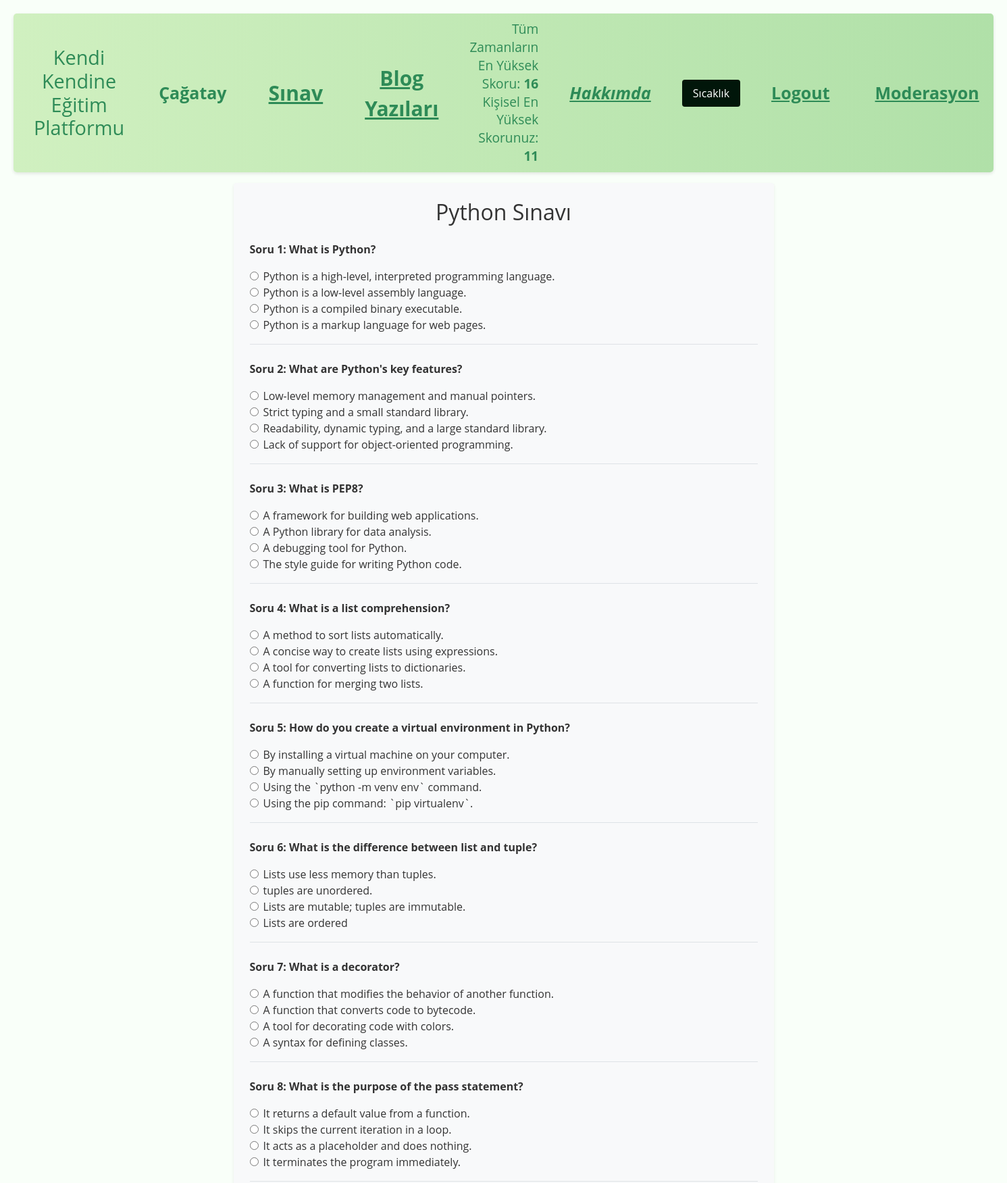
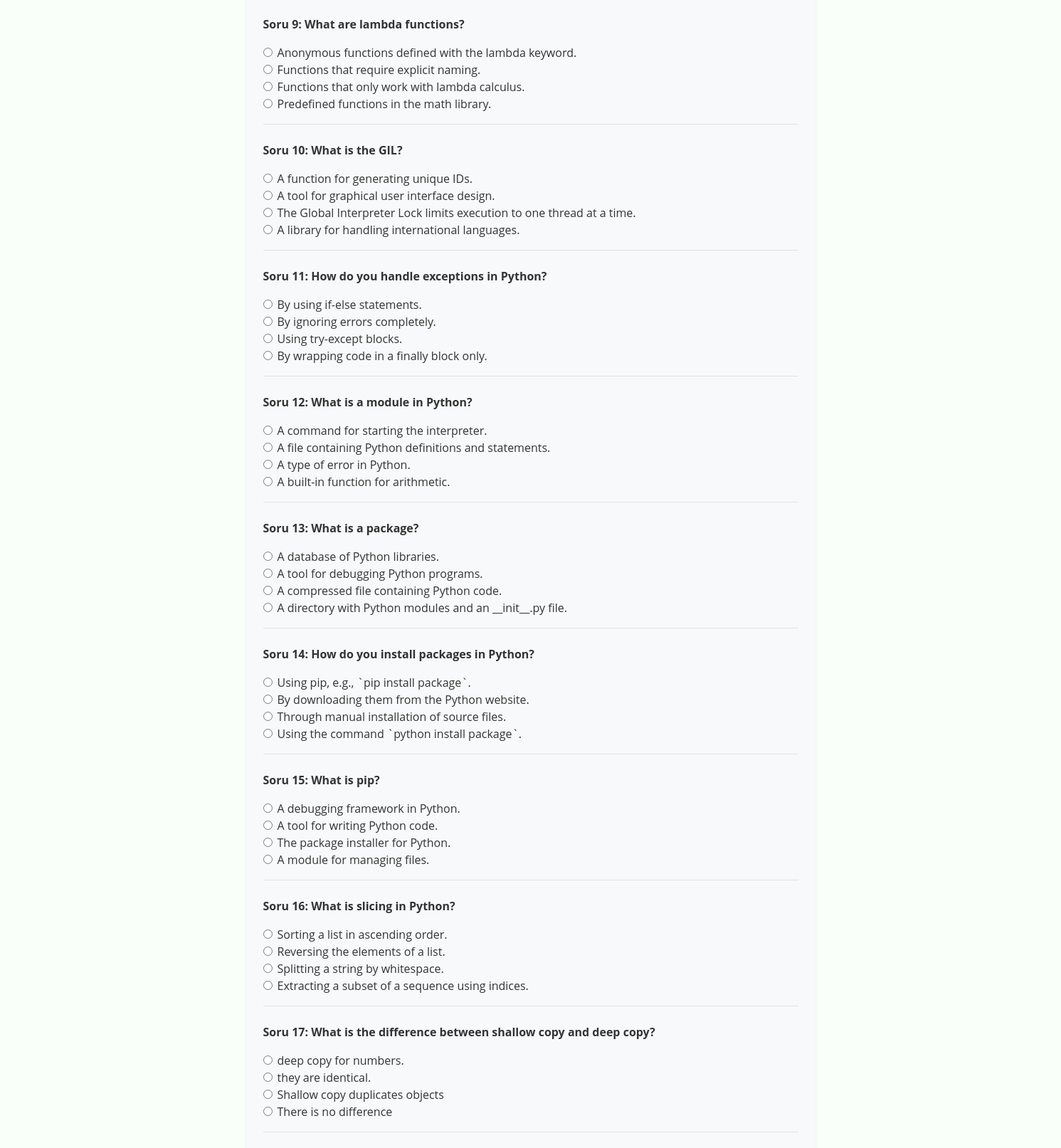
The page /exam/Python (signed in, upper part) on the database its author committed (2 pictures, top to bottom).
### tables this page shows
CREATE TABLE "kullanicilar" (
	"id"	INTEGER,
	"ad"	TEXT,
	"email"	TEXT UNIQUE,
	"sifre"	TEXT,
	"en_yuksek_skor"	INTEGER DEFAULT 0,
	"deneme_sayisi"	INTEGER DEFAULT 0,
	"rolId"	INTEGER, email_confirmed INTEGER DEFAULT 0,
	PRIMARY KEY("id" AUTOINCREMENT)
);

CREATE TABLE sorular (
        id INTEGER PRIMARY KEY AUTOINCREMENT,
        soru_metni TEXT NOT NULL,
        dogru_cevap TEXT NOT NULL,
        secenek1 TEXT NOT NULL,
        secenek2 TEXT NOT NULL,
        secenek3 TEXT NOT NULL,
        secenek4 TEXT NOT NULL,
        konu TEXT NOT NULL
    );

### app.py (the view, shortened to what this page needs)
@app.route('/exam/<subject>', methods=['GET', 'POST'])
def exam(subject):
    if 'user_id' not in session:
        return redirect(url_for('login'))
    if subject not in ['Python', 'Java', 'JavaScript', 'C', 'C++', 'Golang', 'C#', 'SQL', 'HTML', 'CSS']:
        return redirect(url_for('select_exam'))
    if request.method == 'GET':
        conn = get_db_connection()
        sorular = conn.execute("SELECT * FROM sorular WHERE konu = ?", (subject,)).fetchall()
        for i in sorular:
            print(f"sorular:::::::::::::::::::::::::::::{dict(i)}")
        conn.close()
        print(f"GET: Loaded {len(sorular)} questions for subject {subject}")
        return render_template('exam.html', sorular=sorular, subject=subject)

### app.py (called while the page is built)
def get_db_connection():
    conn = sqlite3.connect(DATABASE)
    conn.row_factory = sqlite3.Row
    return conn

@app.context_processor
def utility_processor():
    return dict(get_comments=get_comments)

@app.context_processor
def inject_scores():
    conn = get_db_connection()
    row = conn.execute("SELECT MAX(skor) AS max_skor FROM sinavsonuclari").fetchone()
    top_score = row["max_skor"] if row and row["max_skor"] is not None else 0
    user_best = 0
    user_role_id = None
    if 'user_id' in session:
        user_row = conn.execute(
            "SELECT en_yuksek_skor, rolId FROM kullanicilar WHERE id = ?",
            (session['user_id'],)
        ).fetchone()
        if user_row:
            user_best = user_row['en_yuksek_skor'] or 0
            user_role_id = user_row['rolId']
    conn.close()
    return {
        'top_score': top_score,
        'user_best': user_best,
        'user_role_id': user_role_id  # <-- role ID for use in templates
    }

### templates/exam.html (shortened to what this page needs)
{% extends "base.html" %}
{% block content %}
<div class="exam-container bg-light p-4 rounded shadow-sm" style="max-width: 800px; margin: auto;">
  <h2 class="text-center mb-4">{{ subject }} Sınavı</h2>
  <form method="POST" action="{{ url_for('exam', subject=subject) }}">
    {% for soru in sorular %}
      <div class="soru mb-4 border-bottom pb-3">
        <p class="font-weight-bold">Soru {{ loop.index }}: {{ soru.soru_metni }}</p>
        {% set options = [soru.secenek1, soru.secenek2, soru.secenek3, soru.secenek4] %}
        {% for secenek in options %}
          <div class="form-check">
            <input class="form-check-input" type="radio" name="cevap_{{ soru.id }}" id="option_{{ soru.id }}_{{ loop.index }}" value="{{ secenek | trim }}">
            <label class="form-check-label" for="option_{{ soru.id }}_{{ loop.index }}">
              {{ secenek | trim }}
            </label>
          </div>
        {% endfor %}
      </div>
    {% endfor %}
  </form>
</div>
{% endblock %}

### templates/base.html (shortened to what this page needs)
<!DOCTYPE html>
<html lang="tr">
<head>
  <link rel="stylesheet" href="https://stackpath.bootstrapcdn.com/bootstrap/4.5.2/css/bootstrap.min.css">
</head>
<body>
  <header>
    <div class="nav-bar">
      <div class="nav-left">
        <div class="site-title">
          <h1>Kendi Kendine Eğitim Platformu</h1>
        </div>
        {% if session.get('user_id') %}
          <div class="user-info">
            <a class="nav-link" href="#">{{ session['user_name'] }}</a>
          </div>
        {% endif %}
      </div>
      <div class="nav-center">
        {% if session.get('user_id') %}
          {% if request.endpoint != 'select_exam' %}
            <a class="nav-link" style="text-decoration: underline;" href="{{ url_for('select_exam') }}">Sınav</a>
          {% endif %}
          {% if request.endpoint != 'blog' %}
            <a class="nav-link" style="text-decoration: underline;" href="{{ url_for('blog') }}">Blog Yazıları</a>
          {% endif %}
        {% elif not session.get('user_id') %}
          {% if request.endpoint != 'blog' %}
            <a class="nav-link" style="text-decoration: underline;" href="{{ url_for('blog') }}">Blog Yazıları</a>
          {% endif %}
        {% endif %}
      </div>
      <div class="nav-right">
        {% if session.get('user_id') %}
          <div class="scores-info">
            Tüm Zamanların En Yüksek Skoru: <strong>{{ top_score }}</strong><br>
            Kişisel En Yüksek Skorunuz: <strong>{{ user_best }}</strong>
          </div>
          <div class="about-container">
            <a class="nav-link about-link" style="text-decoration: underline;" href="{{ url_for('about') }}">Hakkımda</a>
          </div>
          <div class="temp-button">
            <button onclick="window.location.href='{{ url_for('update_temp') }}'">Sıcaklık</button>
          </div>
          <div class="logout">
            <a class="nav-link" style="text-decoration: underline;" href="{{ url_for('logout') }}">Logout</a>
          </div>
          {% if session.get('rolId') == 1 %}
            <a class="nav-link" style="text-decoration: underline;" href="{{ url_for('moderate_blog_posts') }}">Moderasyon</a>
          {% endif %}
        {% endif %}
      </div>
    </div>
  </header>
  <main class="container-fluid mt-3">
    {% block content %}{% endblock %}
  </main>
</body>
</html>

### templates/base.html (style rules this page uses)
body { font-family: "Open Sans", Arial, sans-serif; margin: 20px; background-color: #f9fff9; color: #333; }
header, footer { background: linear-gradient(90deg, #d0f0c0 0%, #b0e0a8 100%); padding: 10px; text-align: center; border-radius: 5px; box-shadow: 0 2px 5px rgba(0, 0, 0, 0.1); }
.nav-bar { display: flex; justify-content: space-between; align-items: center; padding: 0 20px; }
.nav-left { display: flex; align-items: center; }
.site-title h1 { margin: 0; font-size: 1.8em; color: #2E8B57; }
.user-info { margin-left: 20px; }
.nav-center { flex-grow: 1; display: flex; justify-content: center; align-items: center; }
.nav-center a { text-decoration: none; font-weight: bold; font-size: 30px; margin: 0 15px; color: #2E8B57; }
.nav-right { display: flex; align-items: center; }
.nav-right > div { margin-left: 15px; }
.scores-info { font-size: 1.2em; line-height: 1.4; text-align: right; color: #2E8B57; }
.nav-link { text-decoration: none; font-weight: bold; font-size: 25px; margin: 0 15px; color: #2E8B57; transition: color 0.3s ease; }
.about-link { font-style: italic; text-decoration: underline; }
.temp-button button { font-size: 1em; padding: 8px 16px; background-color: rgb(1, 22, 10); color: white; border: none; border-radius: 4px; cursor: pointer; transition: background-color 0.3s ease; }
.logout a { margin-right: 20px; }

### rows shown on the page
kullanicilar: user_name "Çağatay"
sorular: soru_metni "What is Python?", secenek1 "Python is a high-level, interpreted programming language.", secenek2 "Python is a low-level assembly language.", secenek3 "Python is a compiled binary executable.", secenek4 "Python is a markup language for web pages."
sorular: soru_metni "What are Python's key features?", secenek1 "Low-level memory management and manual pointers.", secenek2 "Strict typing and a small standard library.", secenek3 "Readability, dynamic typing, and a large standard library.", secenek4 "Lack of support for object-oriented programming."
sorular: soru_metni "What is PEP8?", secenek1 "A framework for building web applications.", secenek2 "A Python library for data analysis.", secenek3 "A debugging tool for Python.", secenek4 "The style guide for writing Python code."
sorular: soru_metni "What is a list comprehension?", secenek1 "A method to sort lists automatically.", secenek2 "A concise way to create lists using expressions.", secenek3 "A tool for converting lists to dictionaries.", secenek4 "A function for merging two lists."
sorular: soru_metni "How do you create a virtual environment in Python?", secenek1 "By installing a virtual machine on your computer.", secenek2 "By manually setting up environment variables.", secenek3 "Using the `python -m venv env` command.", secenek4 "Using the pip command: `pip virtualenv`."
sorular: soru_metni "What is the difference between list and tuple?", secenek1 "Lists use less memory than tuples.", secenek2 "tuples are unordered.", secenek3 "Lists are mutable; tuples are immutable.", secenek4 "Lists are ordered"
sorular: soru_metni "What is a decorator?", secenek1 "A function that modifies the behavior of another function.", secenek2 "A function that converts code to bytecode.", secenek3 "A tool for decorating code with colors.", secenek4 "A syntax for defining classes."
sorular: soru_metni "What is the purpose of the pass statement?", secenek1 "It returns a default value from a function.", secenek2 "It skips the current iteration in a loop.", secenek3 "It acts as a placeholder and does nothing.", secenek4 "It terminates the program immediately."
sorular: soru_metni "What are lambda functions?", secenek1 "Anonymous functions defined with the lambda keyword.", secenek2 "Functions that require explicit naming.", secenek3 "Functions that only work with lambda calculus.", secenek4 "Predefined functions in the math library."
sorular: soru_metni "What is the GIL?", secenek1 "A function for generating unique IDs.", secenek2 "A tool for graphical user interface design.", secenek3 "The Global Interpreter Lock limits execution to one thread at a time.", secenek4 "A library for handling international languages."
sorular: soru_metni "How do you handle exceptions in Python?", secenek1 "By using if-else statements.", secenek2 "By ignoring errors completely.", secenek3 "Using try-except blocks.", secenek4 "By wrapping code in a finally block only."
sorular: soru_metni "What is a module in Python?", secenek1 "A command for starting the interpreter.", secenek2 "A file containing Python definitions and statements.", secenek3 "A type of error in Python.", secenek4 "A built-in function for arithmetic."
sorular: soru_metni "What is a package?", secenek1 "A database of Python libraries.", secenek2 "A tool for debugging Python programs.", secenek3 "A compressed file containing Python code.", secenek4 "A directory with Python modules and an __init__.py file."
sorular: soru_metni "How do you install packages in Python?", secenek1 "Using pip, e.g., `pip install package`.", secenek2 "By downloading them from the Python website.", secenek3 "Through manual installation of source files.", secenek4 "Using the command `python install package`."
sorular: soru_metni "What is pip?", secenek1 "A debugging framework in Python.", secenek2 "A tool for writing Python code.", secenek3 "The package installer for Python.", secenek4 "A module for managing files."
sorular: soru_metni "What is slicing in Python?", secenek1 "Sorting a list in ascending order.", secenek2 "Reversing the elements of a list.", secenek3 "Splitting a string by whitespace.", secenek4 "Extracting a subset of a sequence using indices."
sorular: soru_metni "What is the difference between shallow copy and deep copy?", secenek1 "deep copy for numbers.", secenek2 "they are identical.", secenek3 "Shallow copy duplicates objects", secenek4 "There is no difference"

### other values the page prints
{{ top_score }} "16"
{{ user_best }} "11"
{{ subject }} "Python"
